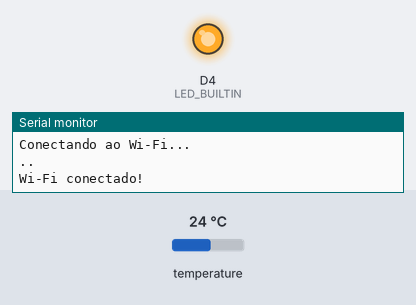
Bench run of a sketch on a simulated ESP8266 (NodeMCU). On the bench: output pins drawn as LEDs (lit = HIGH, except the on-board LED, lit = LOW), the last lines printed to the serial monitor. The test bench sets the inputs (shaded band); at power-on: temperature 24 °C. WiFi joins after 1.5 s; servers stay silent unless stated; web services answer with replies made up by the test bench.

Above: at 2.5 s.
At 19.7 s:
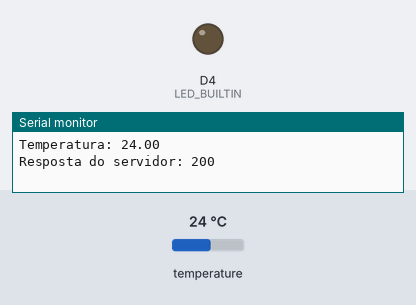
Timing chart, 0 to 23.5 s (numbered marks = the images above):
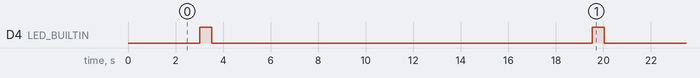

Measured:
- by itself, D4 (LED_BUILTIN): alternates HIGH for 0.50 s and LOW for 16.0 s

The sketch:

sketch_mar13a_copy_20250313215530.ino
```cpp
#include <ESP8266WiFi.h>           // Biblioteca para gerenciar a conexão Wi-Fi no ESP8266
#include <ESP8266HTTPClient.h>      // Biblioteca para realizar requisições HTTP no ESP8266
#include <DallasTemperature.h>
#include <OneWire.h>

// Credenciais da rede Wi-Fi
const char* ssid = "linksys";      // Nome (SSID) da rede Wi-Fi
const char* password = "";         // Senha da rede Wi-Fi (em redes abertas, deixe vazio)

// Definindo o pino de dados do DS18B20
#define ONE_WIRE_BUS D8            // Pino D8 no ESP8266

OneWire oneWire(ONE_WIRE_BUS);     // Instanciando a comunicação OneWire
DallasTemperature sensors(&oneWire); // Instanciando o objeto DallasTemperature para lidar com os sensores

// Sua chave de escrita do ThingSpeak (deve ser gerada em sua conta ThingSpeak)
const char* apikey = "5PEPG6HXN1780M27";

void setup() {
  // Inicializa o pino do LED embutido como saída
  pinMode(LED_BUILTIN, OUTPUT);

  // Inicializa a comunicação serial com velocidade de 115200 bps
  Serial.begin(9600);

  // Inicia a conexão com a rede Wi-Fi usando as credenciais fornecidas
  WiFi.begin(ssid, password);

  Serial.println("Conectando ao Wi-Fi...");

  // Aguarda até que a conexão com o Wi-Fi seja estabelecida
  while (WiFi.status() != WL_CONNECTED) {
    delay(1000); // Espera 1 segundo antes de verificar novamente
    Serial.print("."); // Imprime um ponto na saída serial a cada tentativa
  }

  // Quando conectado, imprime a mensagem de sucesso
  Serial.println("\nWi-Fi conectado!");

  // Inicializa o sensor DS18B20
  sensors.begin();
}

void loop() {
  // Verifica se o dispositivo ainda está conectado ao Wi-Fi
  if (WiFi.status() == WL_CONNECTED) {
    WiFiClient client;        // Cria um objeto WiFiClient necessário para conexões HTTP no ESP8266
    HTTPClient http;          // Cria um objeto HTTPClient para enviar requisições HTTP

    // Solicita a leitura de temperatura dos sensores
    sensors.requestTemperatures();
    float temperatura = sensors.getTempCByIndex(0); // Lê a temperatura

    // Monta a URL para enviar dados ao ThingSpeak
    String url = "http://api.thingspeak.com/update?api_key=";
    url += apikey;                    // Adiciona a chave de API à URL
    url += "&field1=" + String(temperatura); // Adiciona o valor de temperatura ao campo "field1"

    // Imprime a URL gerada no monitor serial (útil para depuração)
    Serial.println("Enviando: " + url);
    Serial.println("Temperatura: " + String(temperatura));

    // Inicia a requisição HTTP usando o objeto "client" e a URL gerada
    http.begin(client, url);

    // Executa a requisição HTTP GET e armazena o código de resposta
    int httpResponseCode = http.GET();

    // Verifica se a requisição foi bem-sucedida (código 200 indica sucesso)
    if (httpResponseCode > 0) {
      Serial.println("Resposta do servidor: " + String(httpResponseCode));
    } else {
      // Em caso de erro, imprime a mensagem correspondente
      Serial.println("Erro ao enviar: " + http.errorToString(httpResponseCode));
    }

    // Finaliza a conexão HTTP (libera recursos)
    http.end();
  }

  // Pisca o LED embutido (indica que o loop está rodando)
  digitalWrite(LED_BUILTIN, HIGH);
  delay(500);
  digitalWrite(LED_BUILTIN, LOW);

  // Aguarda 15 segundos antes de enviar novamente (limitação do plano gratuito do ThingSpeak)
  delay(15000); // Tempo de espera de 15 segundos entre cada envio de dados
}
```
